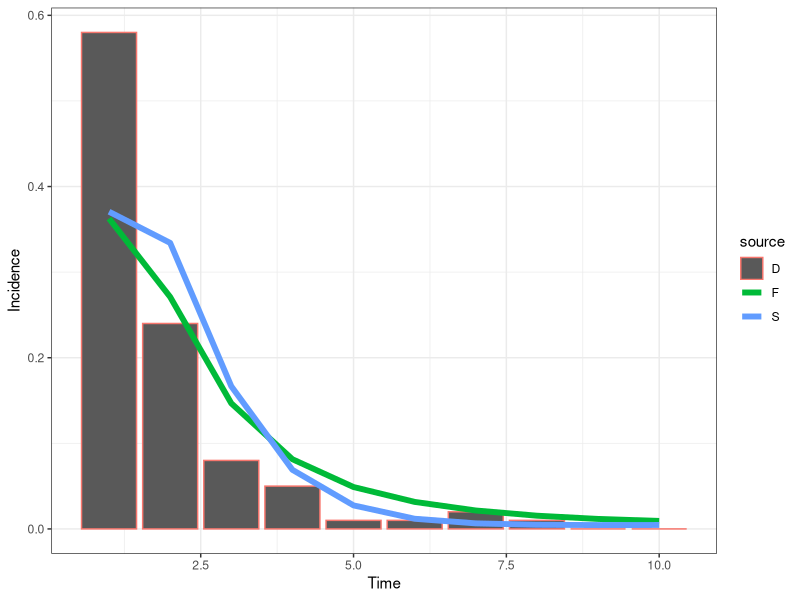

R code for this plot:
# CF McQuaid & RMGJ Houben
# Start 21/04/2017 ---> current version after revision with Hanif 18/05/2017
# Cohort model of TB including regression and a slow stream
########################################
#                                      #
#                        M             # M - Death (due to disease)
#                       ^ ^            #
#                      /   \           #
#      -> Q <-> S <-> C <-> Y          # Q - Failed granuloma, S - Subclinical, C - Minimal (C+S-), Y - Disseminated (C+S+, symptomatic)
#     /    \    ^                      #
#    E       \  |                      # E - Exposed
#     \        \v                      #
#      -> K <-> Z                      # K - Controlled granuloma, Z- Leaky granuloma,
#         |                            #
#         v                            #
#         R                            # R - Sterilized granuloma (self-cure)
#                                      #
########################################
##set wd depending on who is coding/playing
setwd("C:/Users/cfmcquaid/Simulations")
#setwd("/Users/ReinHouben/Filr/ifolder/Applications (funding and jobs)/2016 - ERC starting grant/Rmodel_nathis/NatHistCoh")

### URL for how to upload changes: http://r-bio.github.io/intro-git-rstudio/
### to pull in Finn's version - type in shell: git pull upstream master
### to push my version - create pull request to Finn:  
#       commit (remember to tick box), then push
#       goto Github, pull requests, create pull request, if merge can be done on auto, just complete
#       Alternatively Finn complete pull request (he does not get email notification)
# Finn to just click push. Job done

#Next steps
# 1. get the prop inc disease after 5 years to 5%
###   How: play with Eq values, OR increase progression parameters
# 2. achieve 1 + start higher and sharper decrease in early years
###   How: change initial states to more realistic point, based on what prev of disease would be at screening
###   Also increase progression rates, while decreasing proportion that goes into the fast pathway
# OTHER NEXT STEPS - 8th May 2017
##  ?can we calculate in model how often (on average) people would come in and out of states over course of say 2 years?
##  ?Can we calculate average time in compartment in each step visit? Should be simple competing risk model right?

library("reshape2"); library("deSolve"); library("ggplot2"); library("plyr");
# Parameter sets: Average (), Wax (regression), Slow (slow), Full (regression, slow)
# Ax - rate from compartment A to compartment X, Omega - background mortality


# No regression: 1/Cy + 1/Ym = 3 years, Ym = 0.5 (0.3 death 0.2 self-cure), therefore Cy = 1. NOTE: 70% die, 30% self-cure
# Regression: 1/(Yc + Ym) = 0.5 years, Ym = 0.5 (as above), therefore Yc = 1.5.
# Regression: 1/(Cy + Cs) = 0.5 years. Assume ratio 2:1 for Cy:Cs, therefore Cs = 2/3
paramS <- c(Eq=0.10, Qs=2.00, Qz=0.00, Kz=0.01, Kr=0.10, Sc=2.00, Sq=0.00, Sz=0.00, Zk=0.00, Zs=0.00, Zq=0.01, Cy=1.00, Cs=0.00, Cm=0.05, Ym=0.50, Yc=0.00)
paramF <- c(Eq=0.10, Qs=2.00, Qz=0.00, Kz=0.01, Kr=0.10, Sc=3.00, Sq=0.25, Sz=0.00, Zk=0.01, Zs=0.00, Zq=0.01, Cy=1.32, Cs=0.5, Cm=0.05, Ym=0.50, Yc=0.150)
# Initial states of compartments
state <- c(E=100000, Q=0, K=0, S=0, Z=0, C=0, Y=0, R=0, M=0)
# Timespan for simulation
times <- seq(0, 10, by = 1)
# Timespan for burn
timeb <- 1
# Timespan for intervention
timei <- 2
# Timespan for tornado
timet <- 5
# ODE function
regr <- function(t, state, parameters){
  with(as.list(c(state, parameters)), {
   # rates of change
   dE <- - 10*E
   dQ <- + 10*Eq*E + Sq*S + Zq*Z - (Qs + Qz)*Q
   dK <- + 10*(1 - Eq)*E + Zk*Z - (Kz + Kr)*K
   dS <- + Qs*Q + Cs*C + Zs*Z - (Sc + Sq + Sz)*S
   dZ <- + Kz*K + Sz*S + Qz*Q - (Zk + Zs + Zq)*Z
   dC <- + Sc*S + Yc*Y - (Cs + Cy + Cm)*C
   dY <- + Cy*C -(Yc + Ym)*Y
   dR <- + Kr*K
   dM <- + Ym*Y + Cm*C
   # return the rate of change
   list(c(dE, dQ, dK, dS, dZ, dC, dY, dR, dM))
  })
}
# Burn off the first X years to establish the proportion of individuals in each compartment, removing diseased
burn <- function(tb, state, fxn, parameters){
  out <- ode(y = state, times = seq(0, tb, by = 1), func = fxn, parms = parameters)
  stateb <- c(out[tb, 2], out[tb, 3], out[tb, 4], out[tb, 5], out[tb, 6], out[tb, 7], Y=0, out[tb, 9], M=0)
  return(stateb)
}
# Calculation function
calc <- function(ts, tb, ti, state, fxn, parameters, source){
  stateb <- burn(tb = tb, state = state, fxn = regr, parameters = parameters)
  # outi <- ode(y = stateb, times = seq(0, ti, by = 1), func = fxn, parms = parameters)
  # statei <- c(outi[ti, 2], outi[ti, 3], outi[ti, 4], outi[ti, 5], outi[ti, 6], outi[ti, 7], Y=0, outi[ti, 9]+outi[ti, 10], outi[ti, 10])
  # outi <- as.data.frame(outi)
  # out <- ode(y = statei, times = ts, func = fxn, parms = parameters)
  out <- ode(y = stateb, times = ts, func = fxn, parms = parameters)
  out <- as.data.frame(out)
  # out$time <- out$time+ti
  # out <- rbind(outi,out)
  # Removing the first timestep, time zero
  out <- out[-1,]
  # Calculating the "interval from conversion" (see Styblo 1991 & TSRU progress report 1967)
  out$int <- parameters["Cy"]*out$C/sum(parameters["Cy"]*out$C)
  out$prev <- out$Y+out$C
  # Formatting the data for plotting - putting into a melted data.fame, with additional columns for the source matrix
  out <- melt(out, id.vars = c("time"))
  out$source <- source
  return(out)
}
outS <- calc(ts = times, tb = timeb, ti=timei, state = state, fxn = regr, parameters = paramS, source = "S")
outF <- calc(ts = times, tb = timeb, ti=timei, state = state, fxn = regr, parameters = paramF, source = "F")
# Including the data for barplot
time <- c(1, 2, 3, 4, 5, 6, 7, 8, 9, 10); variable <- c("D", "D", "D", "D", "D", "D", "D", "D", "D", "D"); value <- c(0.58, 0.24, 0.08, 0.05, 0.01, 0.01, 0.02, 0.01, 0, 0); source <- c("D", "D", "D", "D", "D", "D", "D", "D", "D", "D")
outD <- data.frame(time, variable, value, source)
out <- rbind(outS, outF, outD)
# Plot output
theme_set(theme_bw())
##all scenarios
# ggplot(out[out$variable %in% c("int"), ], aes(time, value)) + geom_point(size=2) + labs(x = "Time", y = "Incidence") + facet_grid(source ~ . , scales = "fixed")
ggplot(out[out$variable %in% c("int"), ], aes(x = time, y = value, colour = source)) + geom_bar(data=out[out$variable %in% c("D"), ], stat="identity") + geom_line(size=2) + labs(x = "Time", y = "Incidence") 
# Fitting parameters and state: proportion of individuals diseased after "Otime" years, using parameter set "Osource"
Osource <- "F"; Otime <- 5
Iv <- out[which(out$source == Osource & out$variable == "int" & out$time == Otime), ]

# # # Tornado plot
# range <- 0.01 ##sets range for the change in the parameters
# torn <- function(ts, tb, ti, tt, state, fxn, parameters, source){
#   # Store data
#   data <- rbind(parameters, parameters)
#   rownames(data) <- c('+1%', '-1%')
#   # Compare to default data set
#   out <- calc(ts = ts, tb = tb, ti=ti, state = state, fxn = regr, parameters = parameters, source = source)
#   def <- out[which(out$time ==tt & out$variable == "int"),"value"]
#   for (i in 1:16){
#     # Increasing and decreasing each parameter in turn
#     parametersM = parameters; parametersL = parameters
#     parametersM[i] = parametersM[i] + range*parametersM[i]; parametersL[i] = parametersL[i] - range*parametersL[i]
#     outM <- calc(ts = ts, tb = tb, ti=ti, state = state, fxn = regr, parameters = parametersM, source = source); outL <- calc(ts = ts, tb = tb, ti=ti, state = state, fxn = regr, parameters = parametersL, source = source)
#     outM <- (outM[which(outM$time ==tt & outM$variable == "int"),"value"] - def) / def; outL <- (outL[which(outL$time ==tt & outL$variable == "int"),"value"] - def) / def
#     data[1, i] <- outM; data[2, i] <- outL
#   }
#   return(data)
# }
# data <- torn(ts = times, tb = timeb, ti=timei, tt = timet, state = state, fxn = regr, parameters = paramF, source ="F")
# # For plotting '%' on x-axis
# x <- seq(-0.01,0.01, length=10)
# ORD = order(abs(data[2,] - data[1,]))
# ##order black = increase in parameter, white is decrease in parameter value
# barplot(data[1,ORD], horiz = T, las=1, xlim = c(-0.01,0.01), xaxt='n', ylab = '', beside=T, col=c('black'))
# barplot(data[2,ORD], horiz = T, las=1, xlim = c(-0.01,0.01), xaxt='n', ylab = '', beside=T, col=c('white'), add = TRUE)
# axis(1, at=pretty(x), lab=paste0(pretty(x) * 100," %"), las=TRUE)
